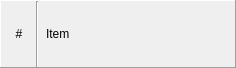
<?xml version="1.0" encoding="UTF-8"?>
<ui version="4.0">
 <class>StepItem</class>
 <widget class="QWidget" name="StepItem">
  <property name="geometry">
   <rect>
    <x>0</x>
    <y>0</y>
    <width>236</width>
    <height>68</height>
   </rect>
  </property>
  <property name="minimumSize">
   <size>
    <width>0</width>
    <height>40</height>
   </size>
  </property>
  <property name="windowTitle">
   <string>Form</string>
  </property>
  <property name="autoFillBackground">
   <bool>true</bool>
  </property>
  <layout class="QHBoxLayout" name="horizontalLayout_2">
   <property name="leftMargin">
    <number>0</number>
   </property>
   <property name="topMargin">
    <number>0</number>
   </property>
   <property name="rightMargin">
    <number>0</number>
   </property>
   <property name="bottomMargin">
    <number>0</number>
   </property>
   <item>
    <widget class="QFrame" name="frame">
     <property name="frameShape">
      <enum>QFrame::Panel</enum>
     </property>
     <property name="frameShadow">
      <enum>QFrame::Raised</enum>
     </property>
     <property name="lineWidth">
      <number>1</number>
     </property>
     <layout class="QHBoxLayout" name="horizontalLayout">
      <property name="spacing">
       <number>7</number>
      </property>
      <property name="leftMargin">
       <number>8</number>
      </property>
      <property name="topMargin">
       <number>0</number>
      </property>
      <property name="rightMargin">
       <number>0</number>
      </property>
      <property name="bottomMargin">
       <number>0</number>
      </property>
      <item>
       <widget class="QLabel" name="label_2">
        <property name="sizePolicy">
         <sizepolicy hsizetype="Preferred" vsizetype="Preferred">
          <horstretch>0</horstretch>
          <verstretch>0</verstretch>
         </sizepolicy>
        </property>
        <property name="minimumSize">
         <size>
          <width>20</width>
          <height>0</height>
         </size>
        </property>
        <property name="text">
         <string>#</string>
        </property>
        <property name="alignment">
         <set>Qt::AlignCenter</set>
        </property>
       </widget>
      </item>
      <item>
       <widget class="Line" name="line">
        <property name="orientation">
         <enum>Qt::Vertical</enum>
        </property>
       </widget>
      </item>
      <item>
       <widget class="QLabel" name="label">
        <property name="text">
         <string>Item</string>
        </property>
       </widget>
      </item>
      <item>
       <spacer name="horizontalSpacer">
        <property name="orientation">
         <enum>Qt::Horizontal</enum>
        </property>
        <property name="sizeHint" stdset="0">
         <size>
          <width>40</width>
          <height>20</height>
         </size>
        </property>
       </spacer>
      </item>
     </layout>
    </widget>
   </item>
  </layout>
 </widget>
 <resources/>
 <connections/>
</ui>
